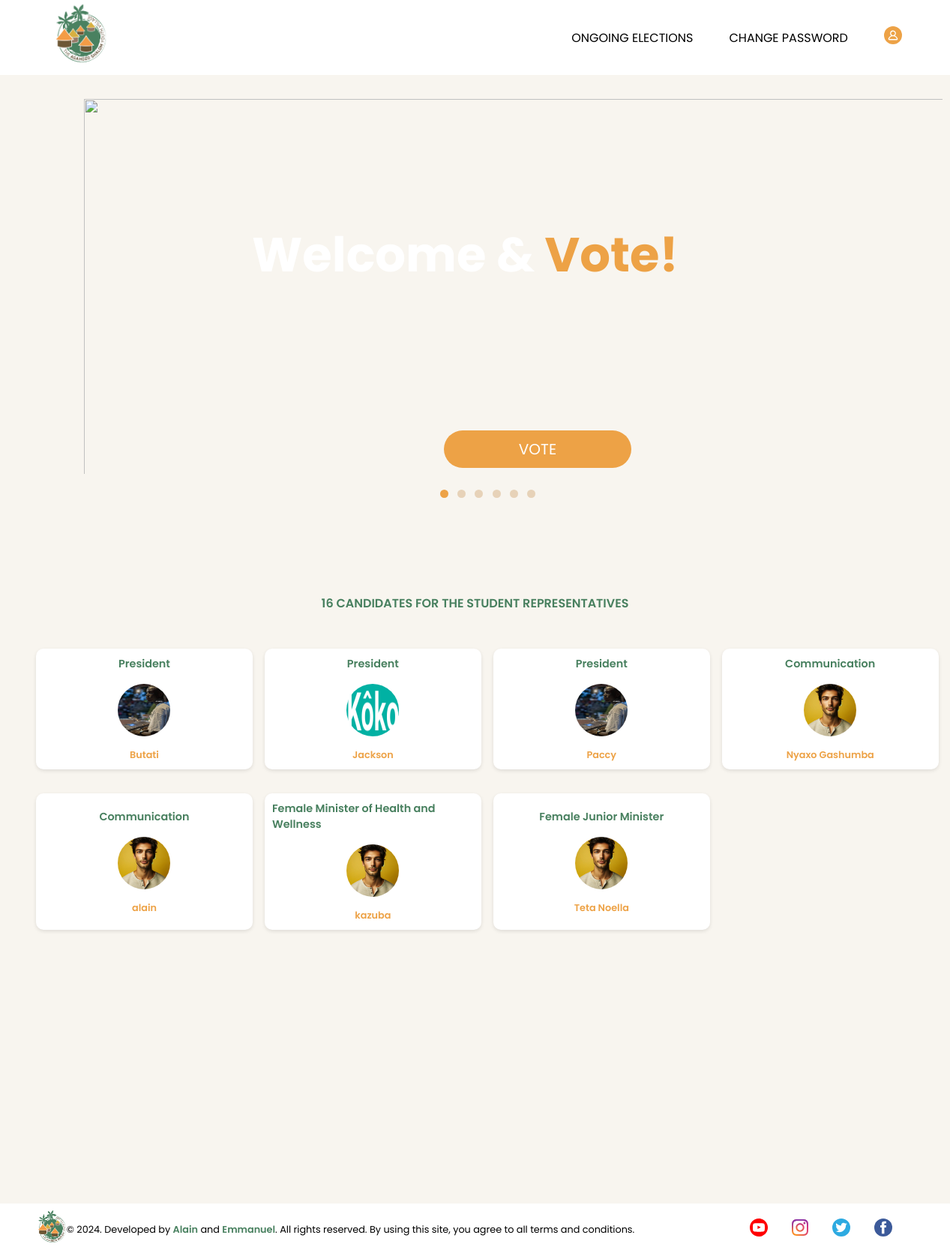
Screenshot of /userLandingPage.php (signed in) with the database file from the repository.
### tables this page shows
CREATE TABLE `candidate` (
  `CandidateId` int(11) NOT NULL,
  `Name` varchar(255) NOT NULL,
  `Bio` varchar(255) NOT NULL,
  `Manifesto` varchar(255) NOT NULL,
  `PositionId` int(11) NOT NULL,
  `candimages` varchar(255) NOT NULL
);

CREATE TABLE `positions` (
  `positionId` int(11) NOT NULL,
  `Name` varchar(255) DEFAULT NULL
);

### userLandingPage.php (the view, shortened to what this page needs)
<!DOCTYPE html>
<html lang="en">
<head>
    <link rel="stylesheet" href="userLandingPage.css">
</head>
<body>
    <section class="navigationBar">
        <div class="logo">
            <img src="./Assets/Agahozo+Shalom+Logo.png" alt="Agahozo Shalom Youth Village logo" class="logo-image">
        </div>
        <div class="navLinks">
        <ul>
                <a href="#candidateDisplay"><li>ONGOING ELECTIONS</li></a>
                <a href="#" onclick="showPop()"><li>CHANGE PASSWORD</li></a>
                <li>
                </li>
            </ul>
        </div>
    </section>
    <section class="heroSection">
        <h1 style="position: absolute; top: 10rem; left: 14rem; color: #ffff; font-size: 4rem; z-index: 10;">
            Welcome & <span id="typed-text" style="color: #EDA246;">Enjoy!</span>
        </h1>
        <a href="votingInterface.php"><button class="voteBtn">VOTE</button></a>
        <ul class="slides">
            <li class="slide-container">
            <div class="slide">
              <img src="./Assets/cover.png" />
                </div>
            </li>
            <li class="nav-dots">
                <label for="img-1" class="nav-dot" id="img-dot-1"></label>
                <label for="img-2" class="nav-dot" id="img-dot-2"></label>
                <label for="img-3" class="nav-dot" id="img-dot-3"></label>
                <label for="img-4" class="nav-dot" id="img-dot-4"></label>
                <label for="img-5" class="nav-dot" id="img-dot-5"></label>
                <label for="img-6" class="nav-dot" id="img-dot-6"></label>
            </li>
        </ul>
    </section>
    <section id="candidateDisplay" class="thirdCandidateDisplay">
        <h5>16 CANDIDATES FOR THE STUDENT REPRESENTATIVES</h5>
        <div class="profiles">
    <?php
        include('adminConn.php');
        $query1 = "SELECT * FROM positions";
        $data = mysqli_query($conn,$query1);
        while($record=mysqli_fetch_assoc($data)){
            $positionId = $record['positionId'];
            $positionName = $record['Name'];
            $query2 = "SELECT * FROM candidate WHERE `PositionId`= '$positionId'";
            $data1 = mysqli_query($conn,$query2);
            while($candidate = mysqli_fetch_assoc($data1)) {
                echo"<div class=\"candidateProfile\">";
                echo"<p style=\"font-size: 0.9rem; color: #48805F; font-weight: 600;\">{$positionName}</p>";
                echo"<img src=\"./Assets/candimages/{$candidate['candimages']}\" alt=\"profile image\" style=\"height: 70px; width: 70px; border-radius: 50%;\">";
                echo"<p style=\"font-size: 0.8rem; color: #EDA246; font-weight: 600;\">{$candidate['Name']}</p>";
                echo"</div>";
            }
        }
    ?>
</div>
    </section>
    <footer>
        <div class="logo2">
            <img src="./Assets/Agahozo+Shalom+Logo.png" alt="logo" style="height: 50px; width: 50px; margin-left: -2rem;">
        </div>
        <div class="copyRight">
        <p style="font-size: 0.8em;">&copy; 2024. Developed by <span style="color: #48805F; font-weight: 600;">Alain</span> and <span style="color: #48805F; font-weight: 600;">Emmanuel</span>. All rights reserved.
                By using this site, you agree to all terms and conditions.</p>
        </div>
        <div class="footerLinks">
            <ul class="socialMedia">
                <li>
                    <a href="https://www.youtube.com/results?search_query=agahozo+shalom+youth+village" target="_blank"></a>
                </li>
                <li>
                    <a href="https://www.instagram.com/agahozoshalom/?hl=en" target="_blank"></a>
                </li>
                <li>
                    <a href="https://twitter.com/i/flow/login?redirect_after_login=%2Fasyv" target="_blank"></a>
                </li>
                <li>
                    <a href="https://www.facebook.com/AgahozoShalom/" target="_blank"></a>
                </li>
            </ul>
        </div>
    </footer>
</body>
</html>

### userLandingPage.css (style rules this page uses)
* { padding: 0; box-sizing: border-box; font-family: "Poppins", sans-serif; margin: 0; }
body { background-color: #F8F5EF; }
.navigationBar { width: 100%; height: 100px; background-color: #fff; display: flex; align-items: center; justify-content: space-around; gap: 30rem; }
.logo-image { width: 90px; height: 90px; }
ul { display: flex; align-items: center; justify-content: flex-start; gap: 3rem; }
ul li { text-decoration: none; list-style: none; cursor: pointer; }
a { color: #000; text-decoration: none; }
a:link { color: #000; }
.heroSection { width: 100%; max-width: 85%; height: 500px; position: relative; margin-top: 2rem; margin-left: 7rem; }
.voteBtn { position: absolute; display: flex; justify-content: center; align-items: center; height: 50px; width: 250px; background-color: #EDA246; color: white; border: none; border-radius: 30px; font-size: 20px; font-family: "Poppins", sans-serif; cursor: pointer; top: 27rem; left: 28rem; z-index: 10; }
.thirdCandidateDisplay { margin-top: 10rem; }
h5 { text-align: center; font-family: "Poppins", sans-serif; font-weight: 600; font-style: normal; font-size: 1em; color: #48805F; }
.profiles { margin-top: 3rem; height: 500px; display: grid; row-gap: 2rem; column-gap: 1rem; grid-template-columns: repeat(4, 1fr); grid-template-rows: repeat(4, 1fr); margin-left: 3rem; width: 100%; max-width: 95%; margin-bottom: 3rem; }
.candidateProfile { display: flex; flex-direction: column; justify-content: center; align-items: center; gap: 1rem; background-color: #fff; border-radius: 10px; padding: 10px; box-shadow: 0 2px 5px rgba(0, 0, 0, 0.1); transition: transform 0.3s; cursor: pointer; }
footer { width: 100%; height: 70px; background-color: #fff; display: flex; align-items: center; justify-content: space-around; margin-top: 15rem; }
.copyRight { margin-left: -10rem; }
.socialMedia { display: flex; gap: 2rem; }
button { display: flex; justify-content: center; align-items: center; height: 40px; width: 185px; background-color: #EDA246; color: white; border: none; border-radius: 30px; font-size: 15px; font-family: "Poppins", sans-serif; cursor: pointer; margin-top: 0.6rem; margin-left: 2rem; }
.slides { padding: 0; width: 100%; height: 600px; display: block; margin: 0 auto; position: relative; }
.slide-container { display: block; }
.slide { top: 0; opacity: 0; width: 609px; height: 420px; display: block; position: absolute; transform: scale(0); transition: all .7s ease-in-out; }
.slide img { width: 188%; height: 119%; }
input:checked + .slide-container .slide { opacity: 1; transform: scale(1); transition: opacity 1s ease-in-out; }
.nav-dots { width: 100%; bottom: 70px; height: 11px; display: block; position: absolute; text-align: center; }
.nav-dots .nav-dot { top: -5px; width: 11px; height: 11px; margin: 0 4px; position: relative; border-radius: 100%; display: inline-block; background-color: #e4cdb0e2; }
input#img-1:checked ~ .nav-dots label#img-dot-1, input#img-2:checked ~ .nav-dots label#img-dot-2, input#img-3:checked ~ .nav-dots label#img-dot-3, input#img-4:checked ~ .nav-dots label#img-dot-4, input#img-5:checked ~ .nav-dots label#img-dot-5, input#img-6:checked ~ .nav-dots label#img-dot-6 { background: #EDA246; }

### rows the page displays
candidate: PositionId.Name "President", candimages (picture), Name "Butati"
candidate: PositionId.Name "President", candimages (picture), Name "Jackson"
candidate: PositionId.Name "President", candimages (picture), Name "Paccy"
candidate: PositionId.Name "Communication", candimages (picture), Name "Nyaxo Gashumba"
candidate: PositionId.Name "Communication", candimages (picture), Name "alain"
candidate: PositionId.Name "Female Minister of Health and Wellness", candimages (picture), Name "kazuba"
candidate: PositionId.Name "Female Junior Minister", candimages (picture), Name "Teta Noella"
